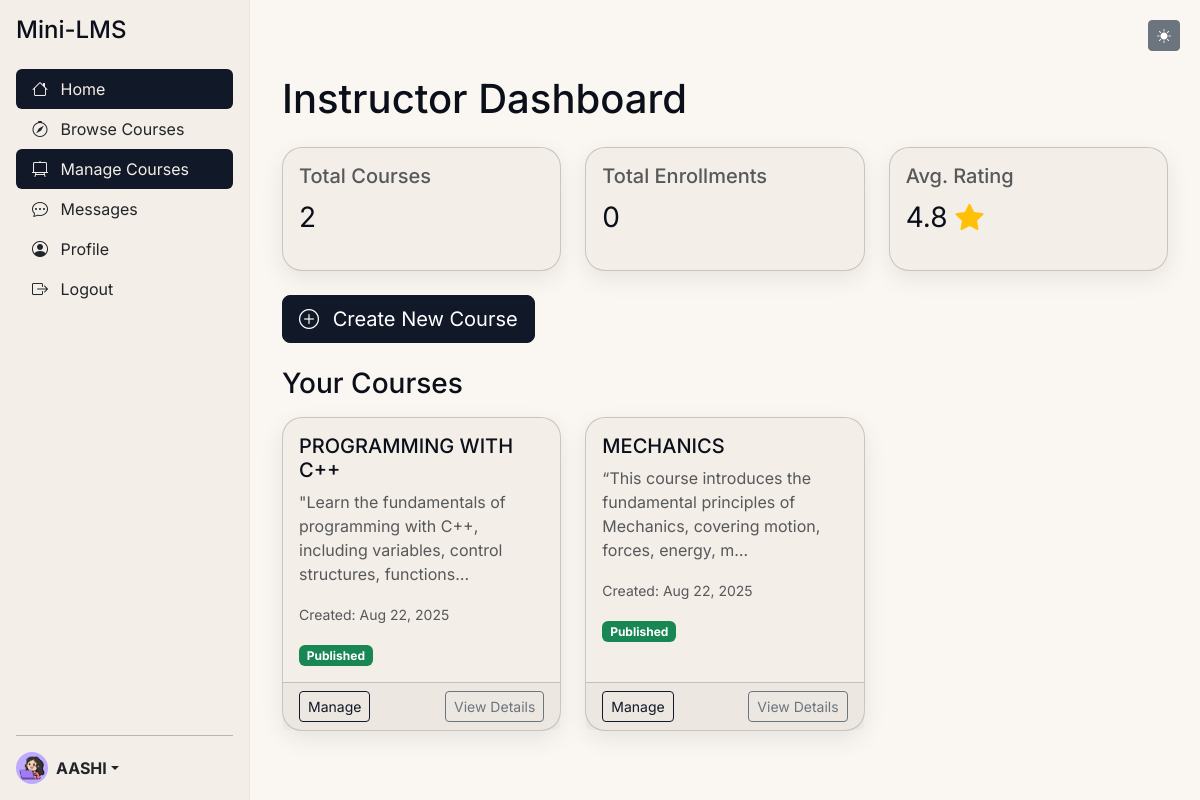
Screenshot of /api/auth/instructor/dashboard/ (signed in) with the database file from the repository.
### users/models.py (models this page shows, shortened)
class User(AbstractUser):
    ROLE_CHOICES = (
        ('INSTRUCTOR', 'Instructor'),
        ('STUDENT', 'Student'),
    )
    role = models.CharField(max_length=10, choices=ROLE_CHOICES, default='STUDENT')
    profile_photo = models.ImageField(upload_to='profile_photos/', null=True, blank=True)
    bio = models.TextField(max_length=500, blank=True)
    created_at = models.DateTimeField(auto_now_add=True)

### courses/models.py (models this page shows, shortened)
class Course(models.Model):
    title = models.CharField(max_length=200)
    description = models.TextField()
    instructor = models.ForeignKey(User, on_delete=models.CASCADE, related_name='courses')
    created_at = models.DateTimeField(auto_now_add=True)
    is_published = models.BooleanField(default=False)

### users/views.py (the view)
# urls.py: path('instructor/dashboard/', views.instructor_dashboard, name='instructor_dashboard'), # Direct URL for instructor dashboard
def instructor_dashboard(request):
    if not request.user.is_authenticated or request.user.role != 'INSTRUCTOR':
        messages.warning(request, "You do not have permission to view the instructor dashboard.")
        return redirect('/auth/login') # Or redirect to student dashboard if applicable
    instructor_courses = Course.objects.filter(instructor=request.user).order_by('-created_at')
    context = {
        'instructor_courses': instructor_courses,
    }
    return render(request, 'users/instructor_dashboard.html', context)

### templates/users/instructor_dashboard.html (shortened to what this page needs)
{% extends 'base.html' %}
{% block content %}
<div class="container-fluid">
    <h1 class="mb-4">Instructor Dashboard</h1>
    <div class="row g-4 mb-4">
        <div class="col-md-4">
            <div class="card p-3">
                <h5 class="card-title text-muted">Total Courses</h5>
                <p class="fs-3">{{ instructor_courses.count }}</p>
            </div>
        </div>
        <div class="col-md-4">
            <div class="card p-3">
                <h5 class="card-title text-muted">Total Enrollments</h5>
                <p class="fs-3">0</p>
            </div>
        </div>
        <div class="col-md-4">
            <div class="card p-3">
                <h5 class="card-title text-muted">Avg. Rating</h5>
                <p class="fs-3">4.8 <i class="bi bi-star-fill text-warning"></i></p>
            </div>
        </div>
    </div>
    <div class="mb-4">
        <a href="{% url 'instructor_course_new' %}" class="btn btn-primary btn-lg"><i class="bi bi-plus-circle me-2"></i> Create New Course</a>
    </div>
    <h3 class="mb-3">Your Courses</h3>
    <div class="row row-cols-1 row-cols-md-2 row-cols-lg-3 g-4">
        {% for course in instructor_courses %}
        <div class="col">
            <div class="card h-100">
                <div class="card-body">
                    <h5 class="card-title">{{ course.title }}</h5>
                    <p class="card-text text-muted">{{ course.description|truncatechars:100 }}</p>
                    <p class="card-text"><small class="text-body-secondary">Created: {{ course.created_at|date:"M d, Y" }}</small></p>
                    {% if not course.is_published %}
                        <span class="badge bg-warning">Draft</span>
                    {% else %}
                        <span class="badge bg-success">Published</span>
                    {% endif %}
                </div>
                <div class="card-footer d-flex justify-content-between">
                    <a href="{% url 'instructor_course_manage' course.id %}" class="btn btn-sm btn-outline-primary">Manage</a>
                    <a href="{% url 'course-detail-public' pk=course.id %}" class="btn btn-sm btn-outline-secondary">View Details</a>
                </div>
            </div>
        </div>
        {% empty %}
        <div class="col-12">
            <p>You haven't created any courses yet. Click "Create New Course" to get started!</p>
        </div>
        {% endfor %}
    </div>
</div>
{% endblock %}

### templates/partials/sidebar.html (shortened to what this page needs)
<nav class="sidebar d-flex flex-column p-3 bg-light vh-100 position-fixed" style="width: 250px;">
    <h4 class="mb-4">Mini-LMS</h4>
    <ul class="nav nav-pills flex-column mb-auto">
        <li class="nav-item">
            {% if request.user.is_authenticated %}
                {% if request.user.role == 'STUDENT' %}
                    <a href="{% url 'student_dashboard' %}" class="nav-link {% if request.resolver_match.url_name == 'student_dashboard' %}active{% endif %}" aria-current="page">
                        <i class="bi bi-house me-2"></i> Home
                    </a>
                {% elif request.user.role == 'INSTRUCTOR' %}
                    <a href="{% url 'instructor_dashboard' %}" class="nav-link {% if request.resolver_match.url_name == 'instructor_dashboard' %}active{% endif %}" aria-current="page">
                        <i class="bi bi-house me-2"></i> Home
                    </a>
                {% else %}
                     <a href="{% url 'course-list-public' %}" class="nav-link {% if request.resolver_match.url_name == 'course-list-public' %}active{% endif %}" aria-current="page">
                        <i class="bi bi-house me-2"></i> Home
                    </a>
                {% endif %}
            {% else %}
                <a href="{% url 'course-list-public' %}" class="nav-link {% if request.resolver_match.url_name == 'course-list-public' %}active{% endif %}" aria-current="page">
                    <i class="bi bi-house me-2"></i> Home
                </a>
            {% endif %}
        </li>
        <li>
            <a href="{% url 'course-list-public' %}" class="nav-link link-dark {% if request.resolver_match.url_name == 'course-list-public' %}active{% endif %}">
                <i class="bi bi-compass me-2"></i> Browse Courses
            </a>
        </li>
        {% if request.user.is_authenticated %}
            {% if request.user.role == 'STUDENT' %}
                <li>
                    <a href="{% url 'student_dashboard' %}" class="nav-link link-dark {% if request.resolver_match.url_name == 'student_dashboard' %}active{% endif %}">
                        <i class="bi bi-book me-2"></i> My Courses
                    </a>
                </li>
            {% elif request.user.role == 'INSTRUCTOR' %}
                <li>
                    <a href="{% url 'instructor_dashboard' %}" class="nav-link link-dark {% if request.resolver_match.url_name == 'instructor_dashboard' %}active{% endif %}">
                        <i class="bi bi-easel2 me-2"></i> Manage Courses
                    </a>
                </li>
            {% endif %}
            <li>
                <a href="{% url 'messages_list' %}" class="nav-link link-dark {% if 'messages' in request.resolver_match.url_name %}active{% endif %}">
                    <i class="bi bi-chat-dots me-2"></i> Messages
                </a>
            </li>
            <li>
                <a href="{% url 'profile_view' %}" class="nav-link link-dark {% if 'profile' in request.resolver_match.url_name %}active{% endif %}">
                    <i class="bi bi-person-circle me-2"></i> Profile
                </a>
            </li>
            <li>
                <a href="{% url 'logout' %}" class="nav-link link-dark">
                    <i class="bi bi-box-arrow-right me-2"></i> Logout
                </a>
            </li>
        {% endif %}
    </ul>
    <hr>
    <div class="dropdown">
        <a href="#" class="d-flex align-items-center link-dark text-decoration-none dropdown-toggle" id="dropdownUser2" data-bs-toggle="dropdown" aria-expanded="false">
            {% if request.user.is_authenticated %}
                {% if request.user.profile_photo %}
                    <img src="{{ request.user.profile_photo.url }}" alt="{{ request.user.username }}" width="32" height="32" class="rounded-circle me-2" style="object-fit: cover;">
                {% else %}
                    <img src="https://www.gravatar.com/avatar/?d=mp" alt="{{ request.user.username }}" width="32" height="32" class="rounded-circle me-2">
                {% endif %}
                <strong>{{ request.user.username }}</strong>
            {% else %}
                <img src="https://www.gravatar.com/avatar/?d=mp" alt="Guest" width="32" height="32" class="rounded-circle me-2">
                <strong>Guest</strong>
            {% endif %}
        </a>
    </div>
</nav>

### static/css/style.css (style rules this page uses)
body { background-color: var(--bg); color: var(--text); font-family: var(--font-sans); }
.sidebar { width: 250px; flex-shrink: 0; background-color: var(--surface) !important; border-right: 1px solid var(--chip); color: var(--text); transition: transform 0.3s ease; }
.sidebar .nav-link { color: var(--text); }
.sidebar .nav-link.active { background-color: var(--primary); color: var(--surface) !important; }
.card { border-radius: var(--radius-lg); box-shadow: var(--shadow-soft); background-color: var(--surface); color: var(--text); }
.btn-primary { background-color: var(--primary); border-color: var(--primary); }
.btn-outline-primary { border-color: var(--primary); color: var(--primary); }

### templates/base.html (style rules this page uses)
:root { --font-sans: "Inter", ui-sans-serif, system-ui, -apple-system, "Segoe UI", Roboto, Arial, "Noto Sans", "Apple Color Emoji", "Segoe UI Emoji"; --radius-lg: 20px; --shadow-soft: 0 8px 24px rgba(0,0,0,.08); --bg: #FAF7F2; --surface: #F3EEE8; --text: #0B0F19; --muted: #6B7280; --primary: #111827; --chip: #E9E4DE; --card-pink: #F6D5D8; --card-yellow: #FBE5B2; --card-mint: #D5F2E6; --card-lilac: #E4E2FF; }

### rows the page displays
User: user.profile_photo (picture), user.username "AASHI"
Course: title "PROGRAMMING WITH C++", description "\"Learn the fundamentals of programming with C++, including variables, control structures, functions…", created_at "Aug 22, 2025", is_published "Published"
Course: title "MECHANICS", description "“This course introduces the fundamental principles of Mechanics, covering motion, forces, energy, m…", created_at "Aug 22, 2025", is_published "Published"

### other values shown
{{ instructor_courses.count }} "2"
